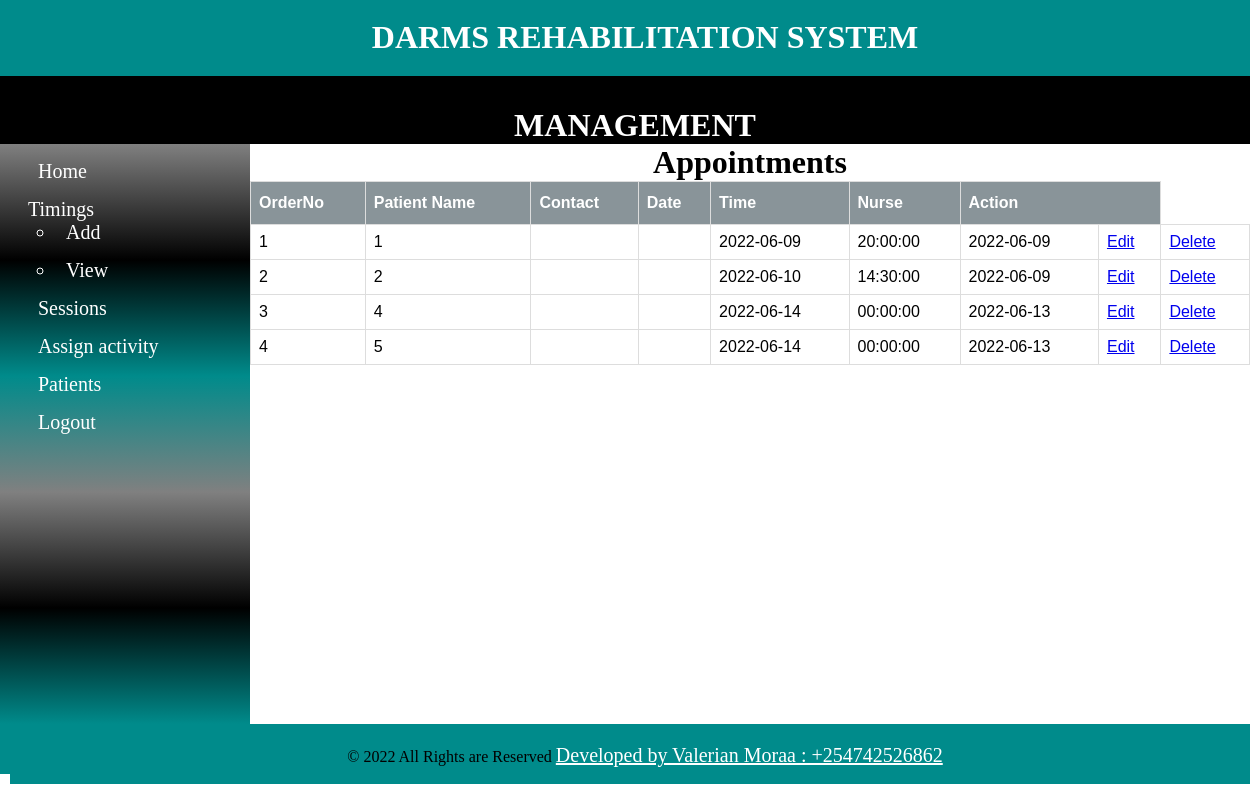
/therapist/appointments.php, run on the app's committed database.
### tables this page shows
CREATE TABLE `appointment` (
  `appointment_id` int(10) NOT NULL,
  `doctorid` int(10) NOT NULL,
  `patientid` int(10) NOT NULL,
  `appointment_date` date NOT NULL,
  `appointment_time` time NOT NULL,
  `createdat` date DEFAULT NULL
);

### therapist/appointments.php (the view, shortened to what this page needs)
<?php include "includes/header.php"; ?>
<?php include "includes/navigation.php"; ?>
<?php include "includes/sidebar.php"; ?>
<div class="article">
    <h1 id="titleoftable">Appointments</h1>
    <table id="appointments">
        <thead>
            <th>OrderNo</th>
            <th>Patient Name</th>
            <th>Contact</th>
            <th>Date</th>
            <th>Time</th>
            <th>Nurse</th>
            <th colspan="2">Action</th>
        </thead>
        <tbody>
            <?php
            $db = mysqli_connect('localhost', 'Valerian', '#Valeriephyl254', 'darms');
            $query = "SELECT * FROM appointment";
            $select_all_appointments = mysqli_query($db, $query);
            $i = 0;
            while ($row = mysqli_fetch_assoc($select_all_appointments)) {
                $appointment_id = $row['appointment_id'];
                $nurse_id = $row['nurse_id'];
                $patient_id = $row['patient_id'];
                $appointment_date = $row['appointment_date'];
                $appointment_time = $row['appointment_time'];
                $createdat = $row['createdat'];
                $i++;
                echo "<tr>";
                echo "<td>{$i}</td>";
                echo "<td>{$appointment_id}</td>";
                echo "<td>{$nurse_id}</td>";
                echo "<td>{$patient_id}</td>";
                echo "<td>{$appointment_date}</td>";
                echo "<td>{$appointment_time}</td>";
                echo "<td>{$createdat}</td>";
                echo "<td><a class='edit' href='edit_patient.php?edit={$appointment_id}'>Edit</a></td>";
                echo "<td><a class='delete' href='patients.php?delete={$appointment_id}'>Delete</a></td>";
                echo "</tr>";
            }
            ?>
        </tbody>
    </table>
</div>
<?php include "includes/footer.php"; ?>

### therapist/includes/header.php (style rules this page uses)
body { border: 0; margin: 0; overflow-x: hidden; }
h1 { text-align: center; }
.article { width: 80%; float: left; height:580px; }

### therapist/appointments.php (style rules this page uses)
#titleoftable { text-align: center; margin: auto; }
#appointments { font-family: Arial, Helvetica, sans-serif; border-collapse: collapse; width: 100%; }
#appointments td, #appointments th { border: 1px solid #ddd; padding: 8px; }
#appointments th { padding-top: 12px; padding-bottom: 12px; text-align: left; background-color: #899499; color: white; }

### data on the page
appointment: appointment_id "1", appointment_date "2022-06-09", appointment_time "20:00:00", createdat "2022-06-09"
appointment: appointment_id "2", appointment_date "2022-06-10", appointment_time "14:30:00", createdat "2022-06-09"
appointment: appointment_id "4", appointment_date "2022-06-14", appointment_time "00:00:00", createdat "2022-06-13"
appointment: appointment_id "5", appointment_date "2022-06-14", appointment_time "00:00:00", createdat "2022-06-13"
